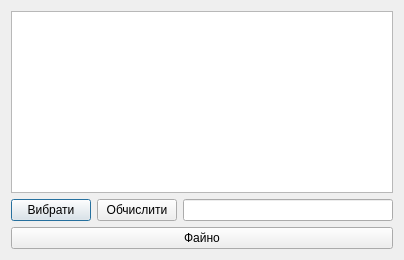
<?xml version="1.0" encoding="UTF-8"?>
<ui version="4.0">
 <class>Dialog</class>
 <widget class="QDialog" name="Dialog">
  <property name="geometry">
   <rect>
    <x>0</x>
    <y>0</y>
    <width>404</width>
    <height>260</height>
   </rect>
  </property>
  <property name="windowTitle">
   <string>Dialog</string>
  </property>
  <layout class="QVBoxLayout" name="verticalLayout">
   <item>
    <widget class="QListWidget" name="namesList"/>
   </item>
   <item>
    <layout class="QHBoxLayout" name="horizontalLayout">
     <item>
      <widget class="QPushButton" name="file">
       <property name="text">
        <string>Вибрати</string>
       </property>
      </widget>
     </item>
     <item>
      <widget class="QPushButton" name="calc">
       <property name="text">
        <string>Обчислити</string>
       </property>
      </widget>
     </item>
     <item>
      <widget class="QLineEdit" name="res">
       <property name="readOnly">
        <bool>true</bool>
       </property>
      </widget>
     </item>
    </layout>
   </item>
   <item>
    <widget class="QPushButton" name="ok">
     <property name="text">
      <string>Файно</string>
     </property>
    </widget>
   </item>
  </layout>
 </widget>
 <resources/>
 <connections/>
</ui>
